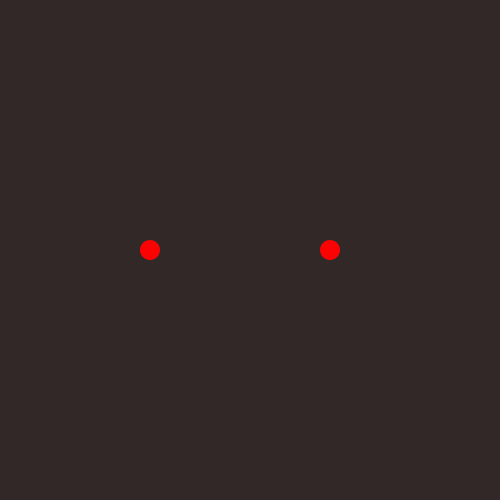
Frame 1 (no input)
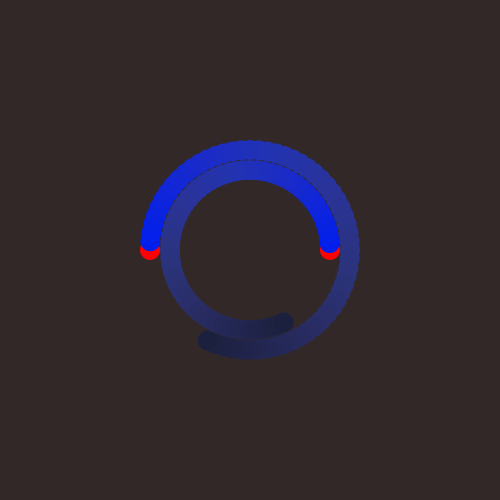
Frame 60 (the mouse pressed at the canvas centre just before this capture)
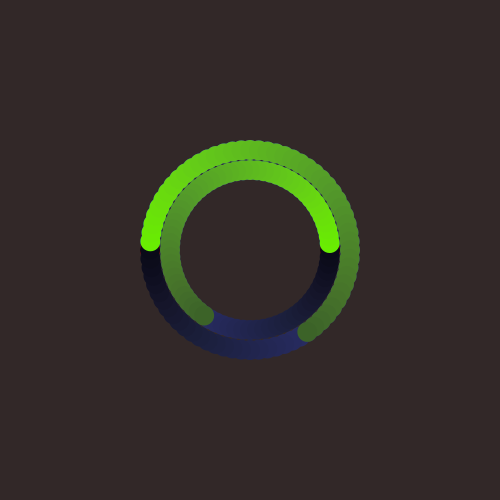
Frame 120 (the mouse held since frame 60 and released just before this capture)

The Processing sketch that drew these frames (run headless with seeded random() and noise(); from frame 60 on, the mouse is pressed at the canvas centre):

// Processing sketch: vector_05
// ── vector_05.pde
PVector position;
PVector position2;

float anglespeed=5;
float anglespeed2=-5;

color col;
float angleBefore=0;


void setup() {
  size(500, 500);
  position=new PVector(-100, 0);
  position2=new PVector(80, 0);

  colorMode(HSB);
  col=color(0, 255, 255);
  smooth(8);
  pixelDensity(2);
  noStroke();
  background(0, 50, 50);
}

void draw() {
  col=color(hue(col), saturation(col)-3, brightness(col)-3);
  fill(col);
  pushMatrix();
  translate(width/2, height/2);
  ellipse(position.x, position.y, 20, 20);
  position.rotate(radians(anglespeed));

  ellipse(position2.x, position2.y, 20, 20);
  position2.rotate(radians(anglespeed2));

  popMatrix();
  if (angleBefore>position.heading()) {
    col=color(random(255), 255, 240);
  }
  angleBefore=position.heading();
}
